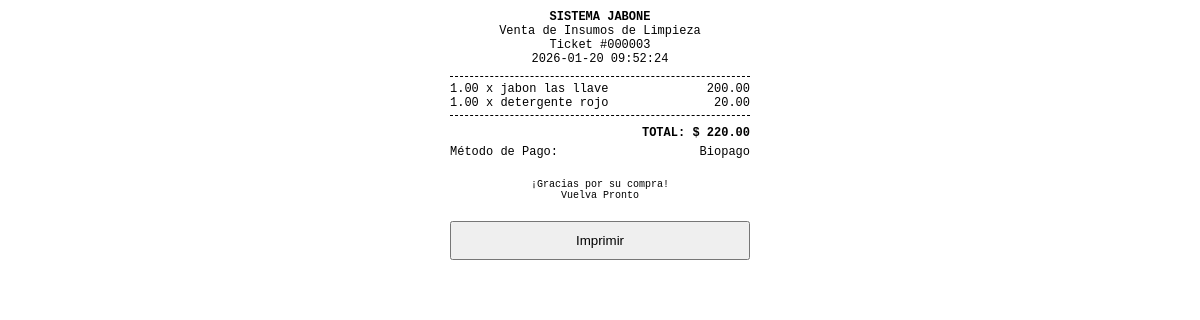
Page /Inventario-Liquid-main-verificar/ticket.php?id=3 on the committed database.
### tables this page shows
CREATE TABLE `sales` (
  `id` int(11) NOT NULL AUTO_INCREMENT,
  `total_amount` decimal(10,2) NOT NULL,
  `created_at` timestamp NOT NULL DEFAULT current_timestamp(),
  `payment_method` varchar(20) DEFAULT 'cash',
  `amount_tendered` decimal(10,2) DEFAULT 0.00,
  `exchange_rate_global` decimal(10,2) DEFAULT 0.00,
  `exchange_rate_special` decimal(10,2) DEFAULT 0.00,
  PRIMARY KEY (`id`)
);

CREATE TABLE `sale_items` (
  `id` int(11) NOT NULL AUTO_INCREMENT,
  `sale_id` int(11) NOT NULL,
  `product_id` int(11) DEFAULT NULL,
  `quantity` decimal(10,4) NOT NULL,
  `subtotal` decimal(10,2) NOT NULL,
  PRIMARY KEY (`id`),
  KEY `sale_id` (`sale_id`),
  KEY `product_id` (`product_id`),
  CONSTRAINT `sale_items_ibfk_1` FOREIGN KEY (`sale_id`) REFERENCES `sales` (`id`) ON DELETE CASCADE,
  CONSTRAINT `sale_items_ibfk_2` FOREIGN KEY (`product_id`) REFERENCES `products` (`id`) ON DELETE SET NULL
);

CREATE TABLE `products` (
  `id` int(11) NOT NULL AUTO_INCREMENT,
  `category_id` int(11) DEFAULT NULL,
  `name` varchar(150) NOT NULL,
  `sku` varchar(50) DEFAULT NULL,
  `barcode` varchar(100) DEFAULT NULL,
  `brand` varchar(100) DEFAULT NULL,
  `is_liquid` tinyint(1) DEFAULT 1,
  `is_raw_material` tinyint(1) DEFAULT 0,
  `use_special_rate` tinyint(1) DEFAULT 0,
  `display_unit` varchar(20) DEFAULT 'Litro',
  `price` decimal(10,2) NOT NULL DEFAULT 0.00,
  `cost_price` decimal(10,2) NOT NULL DEFAULT 0.00,
  `stock_quantity` decimal(10,4) NOT NULL DEFAULT 0.0000,
  `min_stock` decimal(10,4) DEFAULT 10.0000,
  `image_path` varchar(255) DEFAULT NULL,
  `created_at` timestamp NOT NULL DEFAULT current_timestamp(),
  `is_favorite` tinyint(1) DEFAULT 0,
  PRIMARY KEY (`id`),
  KEY `category_id` (`category_id`),
  CONSTRAINT `products_ibfk_1` FOREIGN KEY (`category_id`) REFERENCES `categories` (`id`) ON DELETE SET NULL
);

### Inventario-Liquid-main-verificar/ticket.php (the view, shortened to what this page needs)
<?php
require_once 'config/database.php';
$id = $_GET['id'] ?? null;
$stmt = $pdo->prepare("SELECT * FROM sales WHERE id = ?");
$stmt->execute([$id]);
$sale = $stmt->fetch(PDO::FETCH_ASSOC);
$stmtItems = $pdo->prepare("
    SELECT si.*, p.name
    FROM sale_items si
    LEFT JOIN products p ON si.product_id = p.id
    WHERE si.sale_id = ?
");
$stmtItems->execute([$id]);
$items = $stmtItems->fetchAll(PDO::FETCH_ASSOC);
?>
<!DOCTYPE html>
<html>
<head>
</head>
<body onload="window.print()">
    <div class="header">
        <strong>SISTEMA JABONE</strong><br>
        Venta de Insumos de Limpieza<br>
        Ticket #<?php echo str_pad($sale['id'], 6, '0', STR_PAD_LEFT); ?><br>
        <?php echo $sale['created_at']; ?>
    </div>
    <div class="line"></div>
    <?php foreach($items as $item): ?>
    <div class="item">
        <span><?php echo number_format($item['quantity'], 2); ?> x <?php echo substr($item['name'], 0, 15); ?></span>
        <span><?php echo number_format($item['subtotal'], 2); ?></span>
    </div>
    <?php endforeach; ?>
    <div class="line"></div>
    <div class="total">
        TOTAL: $ <?php echo number_format($sale['total_amount'], 2); ?>
    </div>
    <?php if($sale['payment_method'] == 'cash'): ?>
    <div class="item" style="margin-top:5px;">
        <span>Efectivo:</span>
        <span><?php echo number_format($sale['amount_tendered'], 2); ?></span>
    </div>
    <div class="item">
        <span>Cambio:</span>
        <span><?php echo number_format($sale['amount_tendered'] - $sale['total_amount'], 2); ?></span>
    </div>
    <?php else: ?>
    <div class="item" style="margin-top:5px;">
        <span>Método de Pago:</span>
        <span><?php echo ucfirst($sale['payment_method']); ?></span>
    </div>
    <?php endif; ?>
    <div class="footer">
        ¡Gracias por su compra!<br>
        Vuelva Pronto
    </div>
    <button class="no-print" onclick="window.print()" style="width:100%; padding: 10px; margin-top: 20px; cursor: pointer;">Imprimir</button>
</body>
</html>

### Inventario-Liquid-main-verificar/ticket.php (style rules this page uses)
body { font-family: 'Courier New', monospace; font-size: 12px; max-width: 300px; margin: 0 auto; padding: 10px; }
.header { text-align: center; margin-bottom: 10px; }
.line { border-bottom: 1px dashed #000; margin: 5px 0; }
.item { display: flex; justify-content: space-between; }
.total { font-weight: bold; text-align: right; margin-top: 10px; }
.footer { text-align: center; margin-top: 20px; font-size: 10px; }

### rows in the picture
sales: id "000003", created_at "2026-01-20 09:52:24", total_amount "220.00", payment_method "Biopago"
sale_items: quantity "1.00", product.name "jabon las llave", subtotal "200.00"
sale_items: quantity "1.00", product.name "detergente rojo", subtotal "20.00"
